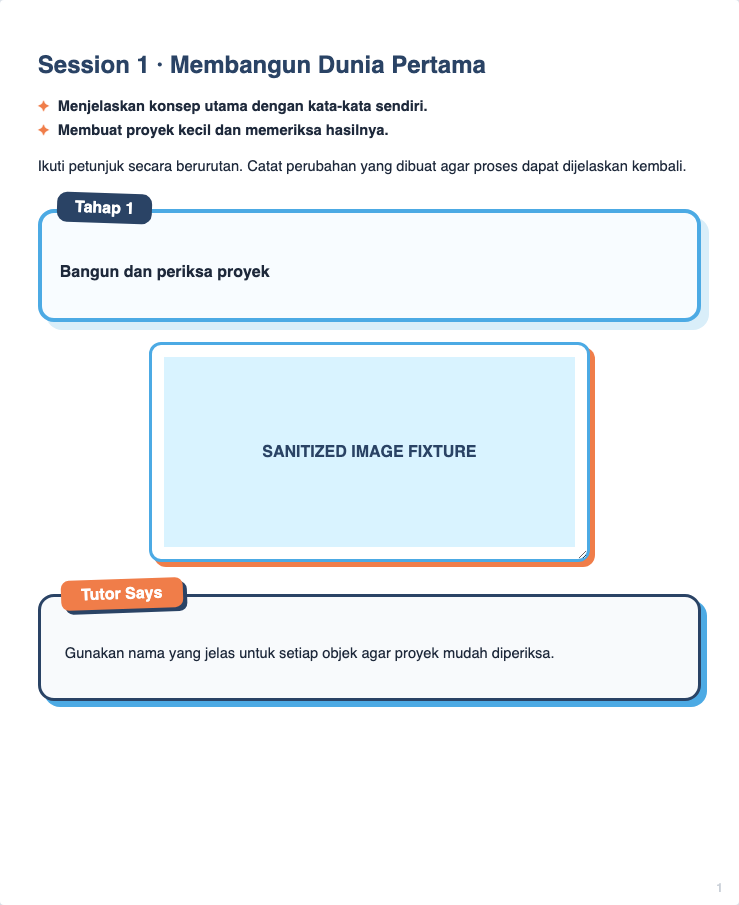
#> input picture student-centered/module-generator-scl/docs/golden/m0/roblox-ordinary-left.png, 739 x 905 px
$ python generate_guide_reference_crops.py
#> lines starting #> are read from the running program, lines starting #| are printed output that depends on the picture
from pathlib import Path

from PIL import Image


ROOT = Path(__file__).resolve().parents[1]
SOURCE = ROOT / 'docs' / 'golden' / 'm0'
OUTPUT = ROOT / 'prototypes' / 'assets' / 'guide-reference'

CROPS = {
    'objectives.png': ('roblox-ordinary-left.png', (30, 82, 710, 143)),
    'step.png': ('roblox-ordinary-left.png', (30, 185, 713, 327)),
    'image.png': ('roblox-ordinary-left.png', (135, 335, 608, 570)),
    'tutor-says.png': ('roblox-ordinary-left.png', (30, 575, 713, 713)),
    'did-you-know.png': ('roblox-semantic-right.png', (30, 95, 713, 225)),
    'must-do.png': ('roblox-semantic-right.png', (30, 225, 713, 342)),
    'should-do.png': ('roblox-semantic-right.png', (30, 350, 713, 455)),
    'aspire-to-do.png': ('roblox-semantic-right.png', (30, 465, 713, 570)),
    'quiz.png': ('roblox-semantic-right.png', (30, 578, 713, 720)),
    'self-check.png': ('roblox-late-session-left.png', (30, 405, 713, 518)),
}


def main():
    OUTPUT.mkdir(parents=True, exist_ok=True)
    for output_name, (source_name, box) in CROPS.items():
        source = Image.open(SOURCE / source_name).convert('RGB')
#> source is the input picture: PIL image 739x905 RGB; mean R, G, B 238.4, 243.6, 247.1
        crop = source.crop(box)
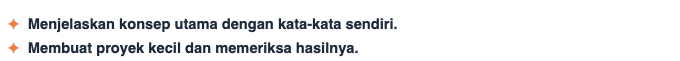
#> crop: PIL image 680x61 RGB; mean R, G, B 236.8, 237.5, 238.8
        crop.save(OUTPUT / output_name, optimize=True)
    print(f'guide-reference-crops: {len(CROPS)} real rendered crops -> {OUTPUT}')


if __name__ == '__main__':
    main()
